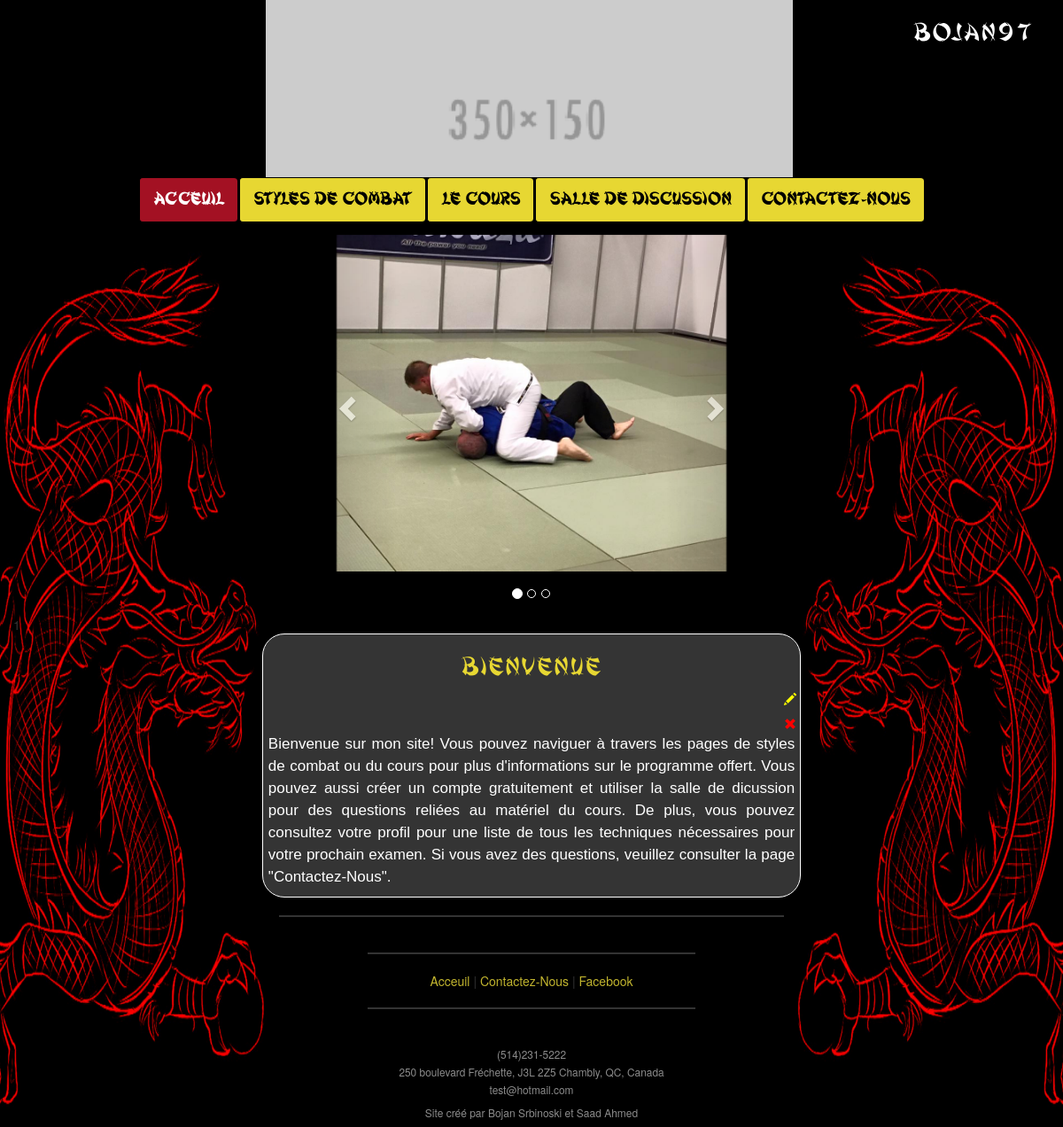
The page /Pages/index.php (signed in) on the database its author committed.
### tables this page shows
CREATE TABLE `posts` (
  `postId` int(5) NOT NULL,
  `postTitle` varchar(30) NOT NULL,
  `postImage` varchar(100) DEFAULT NULL,
  `postText` varchar(750) NOT NULL,
  `postDate` date NOT NULL
);

### Pages/index.php (the view, shortened to what this page needs)
<?php
include("headerLayout.php");
include_once($_SERVER['DOCUMENT_ROOT']."/CentreDEnergie/Controllers/dbConnect.php");
?>
<div class="row">
	<div class="col-md-12">
		<div id="main">
			<div id="myCarousel" class="carousel slide" data-ride="carousel">
				<ol class="carousel-indicators">
					<li data-target="#myCarousel" data-slide-to="0" class="active"></li>
					<li data-target="#myCarousel" data-slide-to="1"></li>
					<li data-target="#myCarousel" data-slide-to="2"></li>
				</ol>
				<div class="carousel-inner" role="listbox">
					<div class="item active" >
					  <img class="slideshow-images"src="/CentreDEnergie/Content/img1.jpg" >
					</div>
				</div>
				<a class="left carousel-control" href="#myCarousel" role="button" data-slide="prev">
					<span class="glyphicon glyphicon-chevron-left" aria-hidden="true"></span>
				</a>
				<a class="right carousel-control" href="#myCarousel" role="button" data-slide="next">
					<span class="glyphicon glyphicon-chevron-right" aria-hidden="true"></span>
				</a>
			</div>
			<?php
				$getPosts = $conn->prepare("SELECT * FROM posts ORDER BY postId DESC LIMIT 10");
				$getPosts->execute();
				$getPosts->store_result();
				$getPosts->bind_result($postId,$postTitle,$postImage,$postText,$postDate);
				echo $getPosts->num_rows();
				if($getPosts->num_rows()>0)
				{
					while($getPosts->fetch())
					{
						echo "<br><div class='post'>
								<h2 style=''>".$postTitle."</h2>
								";if(isset($_SESSION["loginStatus"])&&$_SESSION["loginStatus"]=='T')echo"<a href='/CentreDEnergie/Pages/article.php?id=".$postId."' style='margin-left:97%;'><span class='glyphicon glyphicon-pencil' style='color:yellow;padding-bottom:2%'></span></a>;
								<a href='/CentreDEnergie/Controllers/Cdeletepost.php?id=".$postId."' style='margin-left:97%;'><span class='glyphicon glyphicon-remove' style='color:red;'></span></a>";
								echo "<p class='postContent'>".$postText."</p>
							</div>";
					}
				}
				else
				{
					echo "<p style='text-align:center;color:#e7d732'>Il n'y a pas des nouveaux articles.</p>";
				}
			?>
		</div>
	</div>
</div>
<?php
include("footerLayout.php")
?>

### Content/CSSlayout.css (style rules this page uses)
body { background-image: url("/CentreDEnergie/Content/website_back.png"); background-size:100% 100%; background-repeat:no-repeat; background-attachment:fixed; background-color:black; }

### Content/CSSindex.css (style rules this page uses)
.slideshow-images { width: 25%; margin: 0 auto; }
.carousel-control.left { width: 10%; margin-left: 27%; }
.carousel-control.right { width: 10%; margin-right: 27%; }
.carousel-indicators { bottom: -12%; }
.carousel-inner { margin-top: 10px; margin-bottom: 50px; }
.carousel-inner>.item>img { width: 440px; height: 380px; }
.post h2 { color: #e7d732; text-align: center; font-family: shanghai; letter-spacing: 2px }
.postContent { margin-left: 1%; margin-right: 1%; color: white; line-height: 25px; text-align: justify; font-size: 17px; font-family: Arial; }
.post { border: 1px solid white; border-radius: 25px; margin-left: 24%; margin-right: 24%; word-wrap: break-word; background-color: rgba(105, 105, 105, .5); }

### rows shown on the page
posts: postTitle "Bienvenue", postText "Bienvenue sur mon site! Vous pouvez naviguer à travers les pages de styles de combat ou du cours pour plus d'informations sur le programme offert. Vous pouvez aussi créer un compte gratuitement et utiliser la salle de dicussion pour des questions reliées au matériel du cours. De plus, vous pouvez consultez votre profil pour une liste de tous les techniques nécessaires pour votre prochain examen. Si vous avez des questions, veuillez consulter la page \"Contactez-Nous\"."

### other values the page prints
$username "bojan97"
$getPosts->num_rows() "1"
